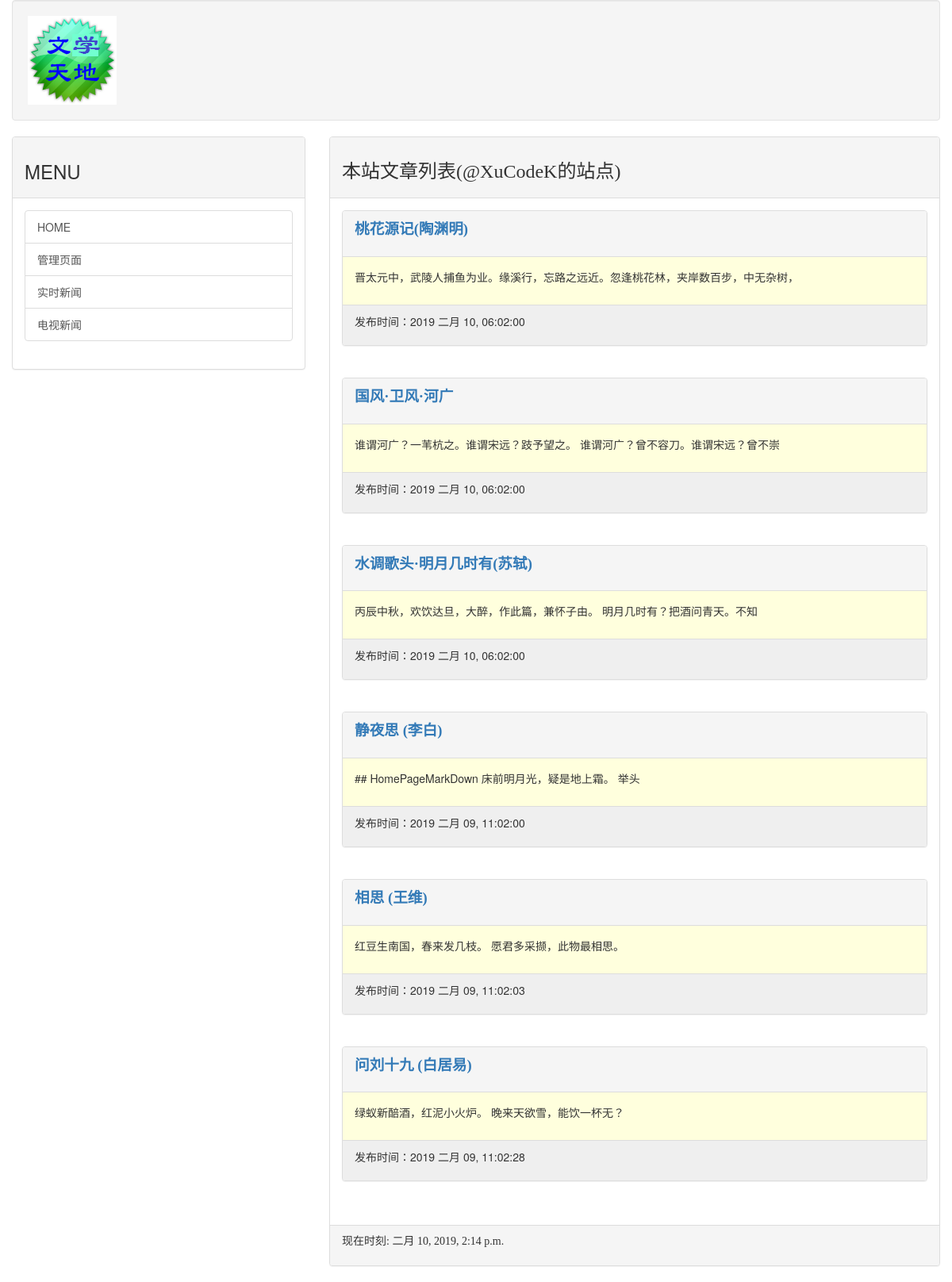
The page / on the database its author committed.
### mainsite/models.py (models this page shows, shortened)
class Post(models.Model):
    title = models.CharField(max_length=200)
    slug = models.CharField(max_length=200)
    body = models.TextField()
    pub_date = models.DateTimeField(default=timezone.now)
    class Meta:
        ordering = ('-pub_date',)

### mainsite/views.py (the view)
# urls.py: url(r'^$', homepage),
def homepage(request):
    template = get_template('index.html')
    posts = Post.objects.all()
    now = datetime.now()
    html = template.render(locals())
    return HttpResponse(html)

### templates/index.html (shortened to what this page needs)
{% extends 'base.html' %}
{% block headmessage %}
    <h3 style='font-family:楷体;'>本站文章列表(@XuCodeK的站点)</a>
{% endblock %}
{% block content %}
    {% for post in posts %}
        <div class='panel panel-default'>
            <div class='panel-heading'>
                <p style='font-family:微软雅黑;font-size:14pt;font-weight:bold;'>
                    <a href='/post/{{post.slug}}'>{{ post.title }}</a>
                </p>
            </div>
            <div class='panel-body' style='background-color:#ffffdd'>
                <p>
                   {{ post.body | truncatechars:40 }}
                </p>
            </div>
            <div class='panel-footer'  style='background-color:#efefef'>
                <p>
                    发布时间：{{ post.pub_date | date:"Y M d, h:m:s"}}
                </p>
            </div>
        </div>
        <br>
    {% endfor %}
{% endblock %}

### templates/base.html (shortened to what this page needs)
<!DOCTYPE html>
<html lang="en">
<head>
<link href="https://cdn.staticfile.org/twitter-bootstrap/3.3.7/css/bootstrap.min.css" rel="stylesheet">
</head>
<body>
<div>
    <div class='container-fluid'>
    {% include 'header.html' %}
        <div class='row'>
            <div class='col-sm-4 col-md-4'>
        <div class='panel panel-default'>
            <div class='panel-heading'>
                <h3>
                    MENU
                        </h3>
                    </div>
                    <div class='panel-body'>
                        <div class='list-group'>
                            <a href='/' class='list-group-item'>HOME</a>
                            <a href='/admin' class='list-group-item'>管理页面 </a>
                            <a href='http://tar.so/news' class='list-group-item'>实时新闻</a>
                            <a href='http://drho.tw/news' class='list-group-item'>电视新闻</a>
                        </div>
                    </div>
                </div>
            </div>
            <div class='col-sm-8 col-md-8'>
                <div class='panel panel-default'>
                    <div class='panel-heading'>
                        {% block headmessage %} {% endblock %}
                    </div>
                    <div class='panel-body'>
                        {% block content %} {% endblock %}
                    </div>
                    <div class='panel-footer'>
                        {% include 'footer.html' %}
                    </div>
                </div>
            </div>
        </div>
    </div>
</body>
</html>

### templates/header.html
{% load staticfiles %}
<div class='well'>
   <img src="{% static "images/logo.png" %}">
</div>

### templates/footer.html
{% block footer %}
    {% if now %}
    <p style="font-family:微软雅黑;">现在时刻: {{ now }}</p>
    {% else %}
    <p style="font-family:微软雅黑;">本文内容取自网络,如有侵权请来信通知下架...</p>
    {% endif %}
{% endblock %}

### rows shown on the page
Post: title "桃花源记(陶渊明)", body "晋太元中，武陵人捕鱼为业。缘溪行，忘路之远近。忽逢桃花林，夹岸数百步，中无杂树，", pub_date "2019 二月 10, 06:02:00"
Post: title "国风·卫风·河广", body "谁谓河广？一苇杭之。谁谓宋远？跂予望之。 谁谓河广？曾不容刀。谁谓宋远？曾不崇", pub_date "2019 二月 10, 06:02:00"
Post: title "水调歌头·明月几时有(苏轼)", body "丙辰中秋，欢饮达旦，大醉，作此篇，兼怀子由。 明月几时有？把酒问青天。不知", pub_date "2019 二月 10, 06:02:00"
Post: title "静夜思 (李白)", body "## HomePageMarkDown 床前明月光，疑是地上霜。 举头", pub_date "2019 二月 09, 11:02:00"
Post: title "相思 (王维)", body "红豆生南国，春来发几枝。 愿君多采撷，此物最相思。", pub_date "2019 二月 09, 11:02:03"
Post: title "问刘十九 (白居易)", body "绿蚁新醅酒，红泥小火炉。 晚来天欲雪，能饮一杯无？", pub_date "2019 二月 09, 11:02:28"
